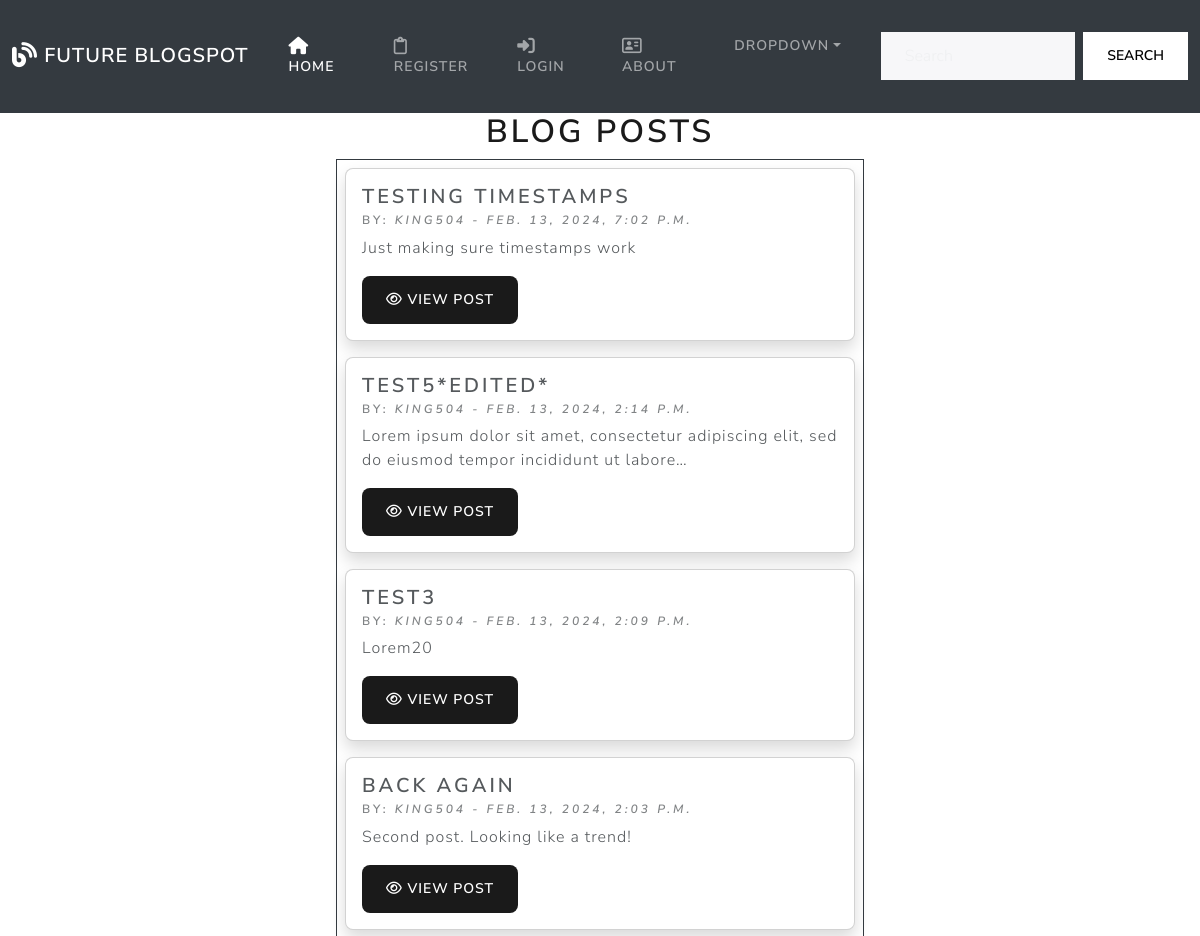
The app's page / (upper part), older data.
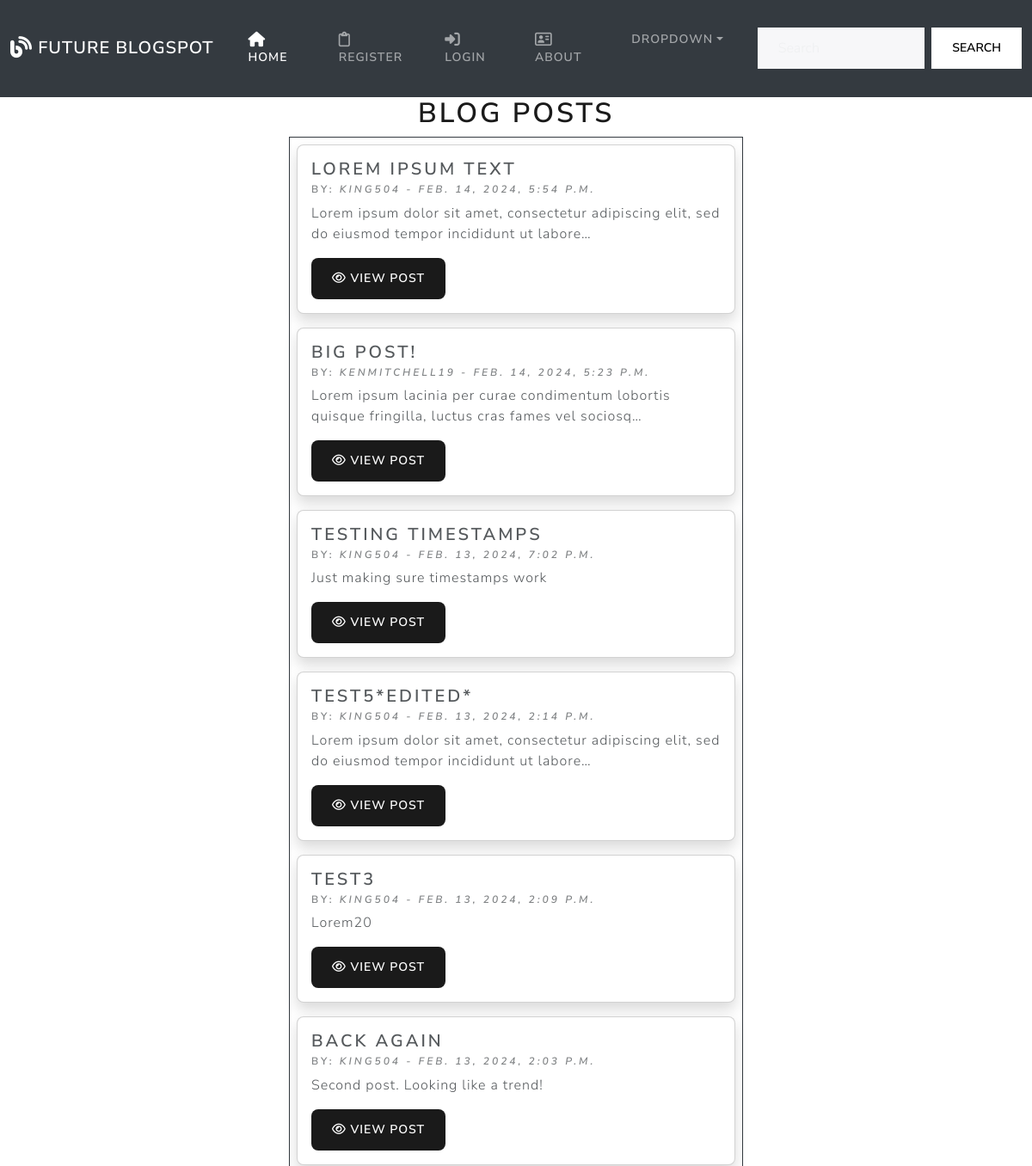
The same page, newer data.
### theblog/models.py (models this page shows, shortened)
class Post(models.Model):
    title = models.CharField(max_length=100)
    title_tag = models.CharField(max_length=100, default='Title')
    author = models.ForeignKey(User, on_delete=models.CASCADE)
    body = models.TextField()
    created_at = models.DateTimeField(default=timezone.now)

### theblog/views.py (the view)
# urls.py: path('', HomeView.as_view(), name='home'),
class HomeView(ListView):
    model = Post
    template_name = 'home.html'
    def get_queryset(self):
        return Post.objects.all().order_by('-created_at')

### theblog/templates/home.html (shortened to what this page needs)
{% extends 'base.html' %}
{% block body %}
<div class="container-fluid">
    <h1 class="text-center"> Blog Posts</h1>
    <div class="row">
        <div class="col-md-6 mx-auto">
            <div class="card border-dark mb-4 me-4 ms-4" style="">
                {% for post in object_list %}
                <div class="card mt-2 mb-2 ms-2 me-2 rounded-3 shadow">
                    <div class="card-body">
                        <h4 class="card-title">{{post.title}}</h4>
                        <h6 class="card-subtitle mb-2 text-muted">by: <cite title="Source Title">{{post.author}} - {{ post.created_at }}</cite></h6>
                        <p class="card-text">{{ post.body|truncatechars:100 }}</p>
                        <a href="{% url 'post' post.pk %}" class="btn btn-primary card-link rounded-3">
                            <i class="fa-regular fa-eye"></i>
                            View Post
                        </a>
                    </div>
                </div>
                {% endfor %}
            </div>
        </div>
    </div>
</div>
{% endblock %}

### theblog/templates/base.html (shortened to what this page needs)
{% load static %}
<!DOCTYPE html>
<html lang="en">
<head>
    <link rel="stylesheet" href="{% static 'css/bootstrap.min.css' %}">
    <link rel="stylesheet" href="https://cdnjs.cloudflare.com/ajax/libs/font-awesome/6.5.1/css/all.min.css">
    <link rel="stylesheet" href="{% static 'css/style.css' %}">
</head>
<body>
    {% include 'navbar.html' %}
    {% block body %}
    {% endblock %}
</body>
</html>

### theblog/templates/navbar.html (shortened to what this page needs)
<nav class="navbar navbar-expand-lg bg-dark" data-bs-theme="dark">
    <div class="container-fluid">
      <a class="navbar-brand" href="{% url 'home' %}"><i class="fa-lg fa-solid fa-blog"></i> Future Blogspot</a>
      <div class="collapse navbar-collapse" id="navbarColor02">
        <ul class="navbar-nav me-auto">
          <li class="nav-item">
            <a class="nav-link active" href="{% url 'home' %}">
              Home
            </a>
          </li>
          {% if user.is_authenticated %}
            <li class="nav-item">
              <a class="nav-link" href="{% url 'new_post' %}">
                <i class="fa-solid fa-file-pen"></i>
                Add post
              </a>
            </li>
          {% else %}
            <li class="nav-item">
              <a class="nav-link" href="{% url 'register' %}">
                Register
              </a>
            </li>
            <li class="nav-item">
              <a class="nav-link" href="{% url 'login' %}">
                Login
              </a>
            </li>
          {% endif %}
          <li class="nav-item">
            <a class="nav-link" href="#">
              About
            </a>
          </li>
          <li class="nav-item dropdown">
            <a class="nav-link dropdown-toggle" data-bs-toggle="dropdown" href="#" role="button" aria-haspopup="true" aria-expanded="false">Dropdown</a>
          </li>
        </ul>
        <form class="d-flex">
          <input class="form-control me-sm-2" type="search" placeholder="Search">
          <button class="btn btn-secondary my-2 my-sm-0" type="submit">Search</button>
        </form>
      </div>
    </div>
  </nav>

Row changes from the older to the newer data that the page shows:
added Post: title "LOREM IPSUM TEXT", author "KING504", created_at "FEB. 14, 2024, 5:54 P.M.", body "Lorem ipsum dolor sit amet, consectetur adipiscing elit, sed do eiusmod tempor incididunt ut labore…"
added Post: title "BIG POST!", author "KENMITCHELL19", created_at "FEB. 14, 2024, 5:23 P.M.", body "Lorem ipsum lacinia per curae condimentum lobortis quisque fringilla, luctus cras fames vel sociosq…"
